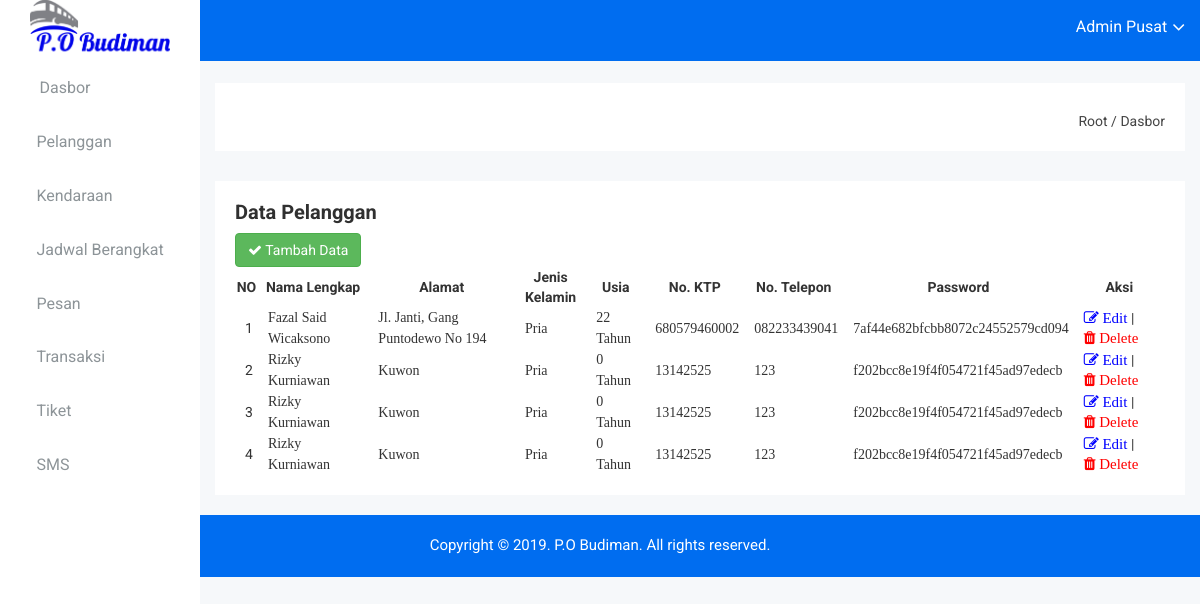
Page /dashboard/index.php?act=data_pelanggan (signed in) on the committed database.
### tables this page shows
CREATE TABLE `pelanggan` (
  `id_pelanggan` int(11) NOT NULL,
  `nama_pelanggan` varchar(50) NOT NULL,
  `alamat` text NOT NULL,
  `jk` enum('Pria','Wanita') NOT NULL,
  `tgl_lahir` date NOT NULL,
  `no_ktp` varchar(20) NOT NULL,
  `no_telp` varchar(15) NOT NULL,
  `password` varchar(100) NOT NULL
);

### dashboard/pages/pelanggan/data_pelanggan.php (the view, shortened to what this page needs)
<?php
include "config.php";
$query = mysqli_query($connection, "select * from pelanggan");
?>
<div class="data-table-area mg-b-15">
    <div class="container-fluid">
        <div class="row">
            <div class="col-lg-12 col-md-12 col-sm-12 col-xs-12">
                <div class="sparkline13-list">
                    <div class="sparkline13-hd">
                        <div class="main-sparkline13-hd">
                            <h1>Data Pelanggan</h1>
                            <a href="?act=tambah_pelanggan" type="button" class="btn btn-custon-rounded-three btn-success"><i class="fa fa-check edu-checked-pro" aria-hidden="true"></i> Tambah Data  </a>
                        </div>
                    </div>
                    <div class="sparkline13-graph">
                        <div class="datatable-dashv1-list custom-datatable-overright">
                            <table id="table" data-toggle="table"
                                              data-pagination="true"
                                              data-search="true"
                                              data-show-columns="true"
                                              data-show-pagination-switch="true"
                                              data-show-refresh="true"
                                              data-key-events="true"
                                              data-show-toggle="true"
                                              data-resizable="true"
                                              data-cookie="true"
                                              data-cookie-id-table="saveId"
                                              data-show-export="true"
                                              data-click-to-select="true"
                                              data-toolbar="#toolbar">
                                <thead>
                                    <tr>
                                        <th data-field="no">NO</th>
                                        <th data-field="nama">Nama Lengkap</th>
                                        <th data-field="alamat">Alamat</th>
                                        <th data-field="jekel">Jenis Kelamin</th>
                                        <th data-field="usia">Usia</th>
                                        <th data-field="no_ktp">No. KTP</th>
                                        <th data-field="no_telp">No. Telepon</th>
                                        <th data-field="password">Password</th>
                                        <th data-field="aksi">Aksi</th>
                                    </tr>
                                </thead>
                                <tbody>
                                <?php if (mysqli_num_rows($query) > 0) { ?>
                                    <?php
                                    $no = 1;
                                    while ($data = mysqli_fetch_array($query)) {
                                        ?>
                                    <tr>
                                        <td><?php echo $no ?></td>
                                        <td><font face="trebuchet MS"><?php echo $data["nama_pelanggan"]; ?></font></td>
                                        <td><font face="trebuchet MS"><?php echo $data["alamat"]; ?></font></td>
                                        <td><font face="trebuchet MS"><?php echo $data["jk"]; ?></font></td>
                                        <td><font face="trebuchet MS"><?php include '../halo-pelanggan/function/umur_data_pelanggan.php' ?></font></td>
                                        <td><font face="trebuchet MS"><?php echo $data["no_ktp"]; ?></font></td>
                                        <td><font face="trebuchet MS"><?php echo $data["no_telp"]; ?></font></td>
                                        <td><font face="trebuchet MS"><?php echo $data["password"]; ?></font></td>
                                        <td>
                                        <a href="?act=edit_pelanggan&id_pelanggan=<?php echo $data['id_pelanggan']; ?>" ><i class="fa fa-edit edu-checked-pro" aria-hidden="true" style="color: blue; font-size: 15px"> Edit </i></a> |
                                        <a href="pages/pelanggan/hapus_pelanggan.php?id_pelanggan=<?php echo $data['id_pelanggan']; ?>" onClick="return confirm('Apakah anda yakin untuk menghapus data ini?');"  ><i class="fa fa-trash edu-checked-pro" aria-hidden="true" style="color: red; font-size: 15px"> Delete </i></a>
                                        </td>
                                    </tr>
                                            <?php
                                            $no++;
                                        }
                                    }
                                    ?>
                                </tbody>
                            </table>
                        </div>
                    </div>
                </div>
            </div>
        </div>
    </div>
</div>

### halo-pelanggan/function/umur_data_pelanggan.php
<?php $lahir    =new DateTime($data["tgl_lahir"]);
                        $today        =new DateTime();
                        $umur = $today->diff($lahir);
                        echo $umur->y; echo " Tahun ";
                    ?>

### dashboard/css/main.css (style rules this page uses)
html { color: #222; font-size: 1em; line-height: 1.4; }

### dashboard/pages/pelanggan/data_pelanggan.php (style rules this page uses)
thead, th { text-align: center; }

### rows in the picture
pelanggan: nama_pelanggan "Fazal Said Wicaksono", alamat "Jl. Janti, Gang Puntodewo No 194", jk "Pria", tgl_lahir "22", no_ktp "680579460002", no_telp "082233439041", password "7af44e682bfcbb8072c24552579cd094"
pelanggan: nama_pelanggan "Rizky Kurniawan", alamat "Kuwon", jk "Pria", tgl_lahir "0", no_ktp "13142525", no_telp "123", password "f202bcc8e19f4f054721f45ad97edecb"
pelanggan: nama_pelanggan "Rizky Kurniawan", alamat "Kuwon", jk "Pria", tgl_lahir "0", no_ktp "13142525", no_telp "123", password "f202bcc8e19f4f054721f45ad97edecb"
pelanggan: nama_pelanggan "Rizky Kurniawan", alamat "Kuwon", jk "Pria", tgl_lahir "0", no_ktp "13142525", no_telp "123", password "f202bcc8e19f4f054721f45ad97edecb"

### other values in the picture
$_SESSION['nama_admin'] "Admin Pusat"
